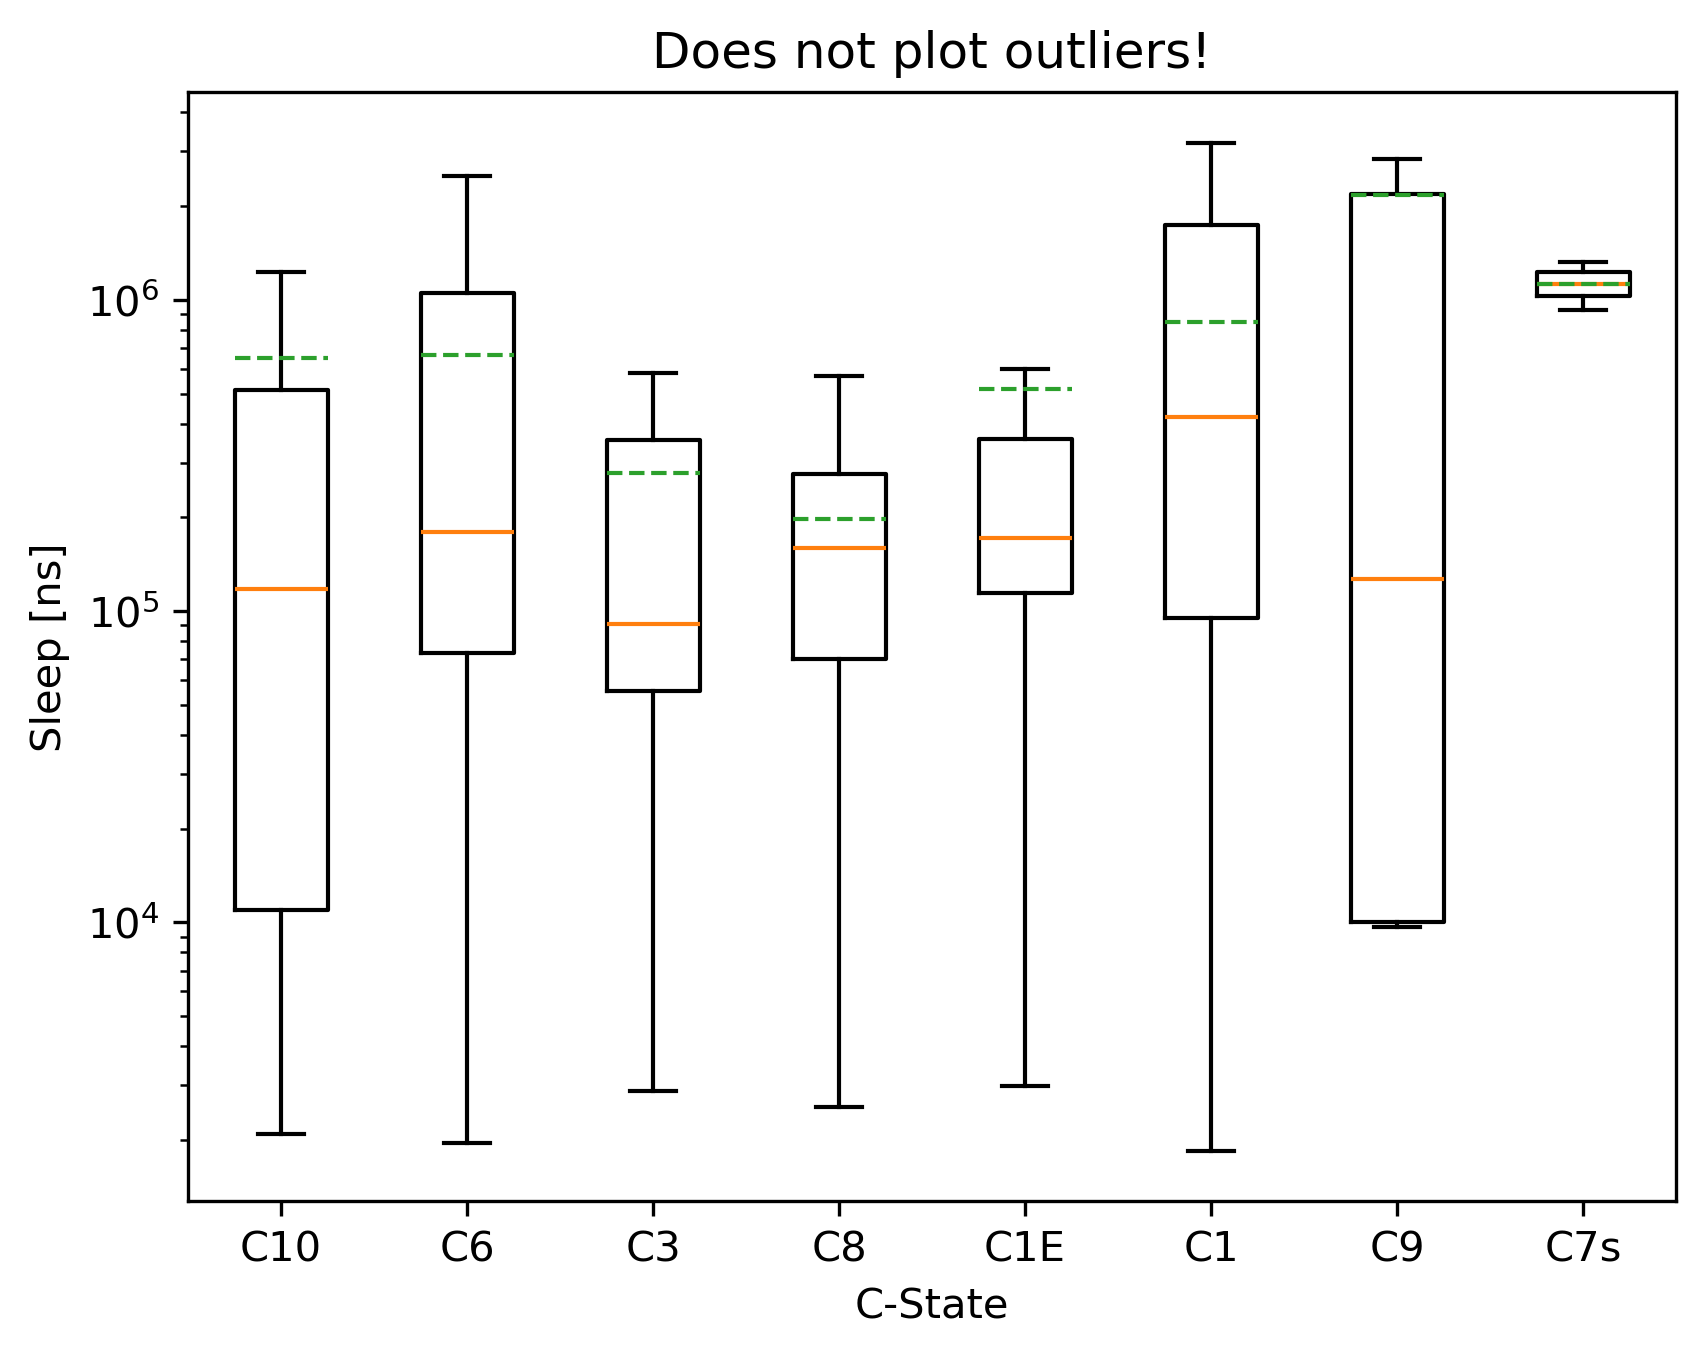

The Python source for this figure:
#!/usr/bin/python3

import os
import pandas as pd
import numpy as np
import matplotlib.pyplot as plt

FILE_BASE = os.path.splitext(__file__)[0]
FILE_DATA = FILE_BASE + ".txt"
FILE_PNG  = FILE_BASE + ".png"
FILE_PDF  = FILE_BASE + ".pdf"

df = pd.read_csv(FILE_DATA, delim_whitespace=True, usecols=['C-State', 'Miss', 'Sleep[ns]'])

columns = []
labels = []

for cstate in df[df['Miss']==1]['C-State'].unique():
    sleep_data = df[(df['C-State']==cstate) & (df['Miss']==1)]['Sleep[ns]']
    columns.append(sleep_data)
    labels.append(cstate)

plt.boxplot(columns, labels=labels, showfliers=False, showmeans=True, meanline=True)

plt.title('Does not plot outliers!')
plt.xlabel('C-State')
plt.ylabel('Sleep [ns]')
plt.yscale('log')

print(f'generate {FILE_PDF}')
plt.savefig(FILE_PDF, dpi=300, bbox_inches='tight')
print(f'generate {FILE_PNG}')
plt.savefig(FILE_PNG, dpi=300, bbox_inches='tight')
